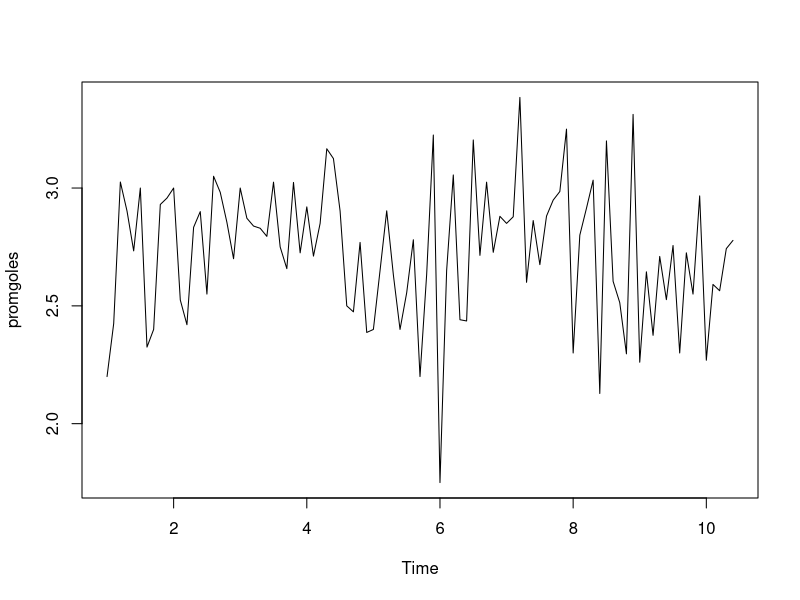

Reproduce this figure in R.
# Postwork 

# Importe el conjunto de datos match.data.csv a `R`:

# 1. Agregue una nueva columna `sumagoles` que contenga la suma de goles por partido
# 2. Obtenga el promedio por mes de la suma de goles
# 3. Creé la serie de tiempo del promedio por mes de la suma de goles hasta diciembre de 2019
# 4. Grafique la serie de tiempo

# Solución

# Primero cargamos el paquete que utilizaremos para manipular los datos

library(dplyr)

# Establecemos nuestro directorio de trabajo que deberá contener el archivo csv que importaremos a `R`

# Importamos los datos a `R`

data <- read.csv("match.data.csv")

# 1. # 2.

# Agregamos la columna `sumagoles` y obtenemos el promedio por mes
# de la suma de goles

nd <- data %>% 
  mutate(date = as.Date(date, "%Y-%m-%d"),
         sumagoles = home.score + away.score) %>%
  mutate(Ames = format(date, "%Y-%m")) %>%
  group_by(Ames) %>%
  summarise(promgoles = mean(sumagoles))

(nd <- as.data.frame(nd))

(nd <- nd %>% filter(Ames != "2013-06"))
(nd <- nd[1:95,])

# A partir de agosto de 2010

# 3. Creamos la serie de tiempo en `R`

(promgoles <- ts(nd$promgoles, start = 1,
                frequency = 10))

# 4. Graficamos la serie de tiempo

ts.plot(promgoles)
